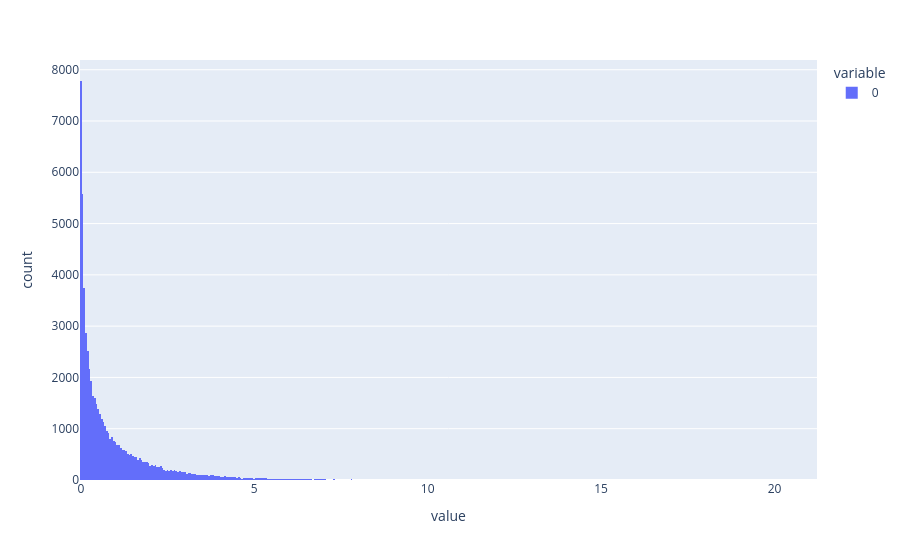

Notebook code cell kept with this figure:
### Code cell
import	scipy.stats	as	stats
gen_vals = stats.t.rvs(df = 2, size = log_error.shape[0])
sq_dev_gen = gen_vals * gen_vals
inner_error_gen = sq_dev_gen / 2
log_error_gen = 1.5 * np.log(inner_error_gen + 1)
px.histogram(log_error_gen)

### Figure 1 — Plotly figure (JSON) as saved in the notebook; plotly's stock layout.template omitted (floating-point values rounded to 4 significant figures; data arrays with more than 128 entries replaced by an {"elided": "..."} marker saying what was removed)
{"data": [{"bingroup": "x", "hovertemplate": "variable=0<br>value=%{x}<br>count=%{y}<extra></extra>", "legendgroup": "0", "marker": {"color": "#636efa", "pattern": {"shape": ""}}, "name": "0", "orientation": "v", "showlegend": true, "type": "histogram", "x": {"elided": "60000 float values"}, "xaxis": "x", "yaxis": "y"}], "layout": {"barmode": "relative", "legend": {"title": {"text": "variable"}, "tracegroupgap": 0}, "margin": {"t": 60}, "xaxis": {"anchor": "y", "domain": [0, 1], "title": {"text": "value"}}, "yaxis": {"anchor": "x", "domain": [0, 1], "title": {"text": "count"}}}}
